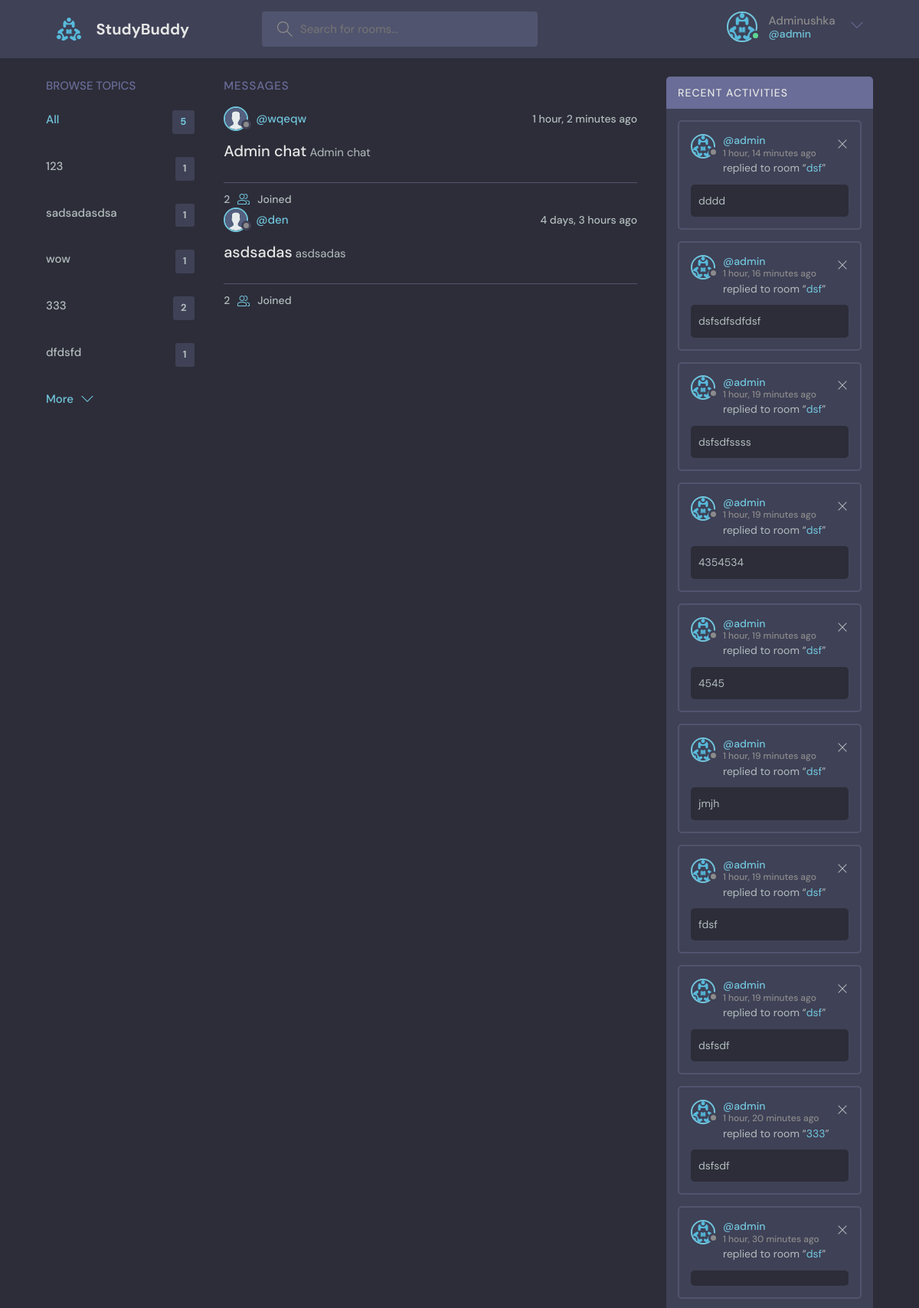
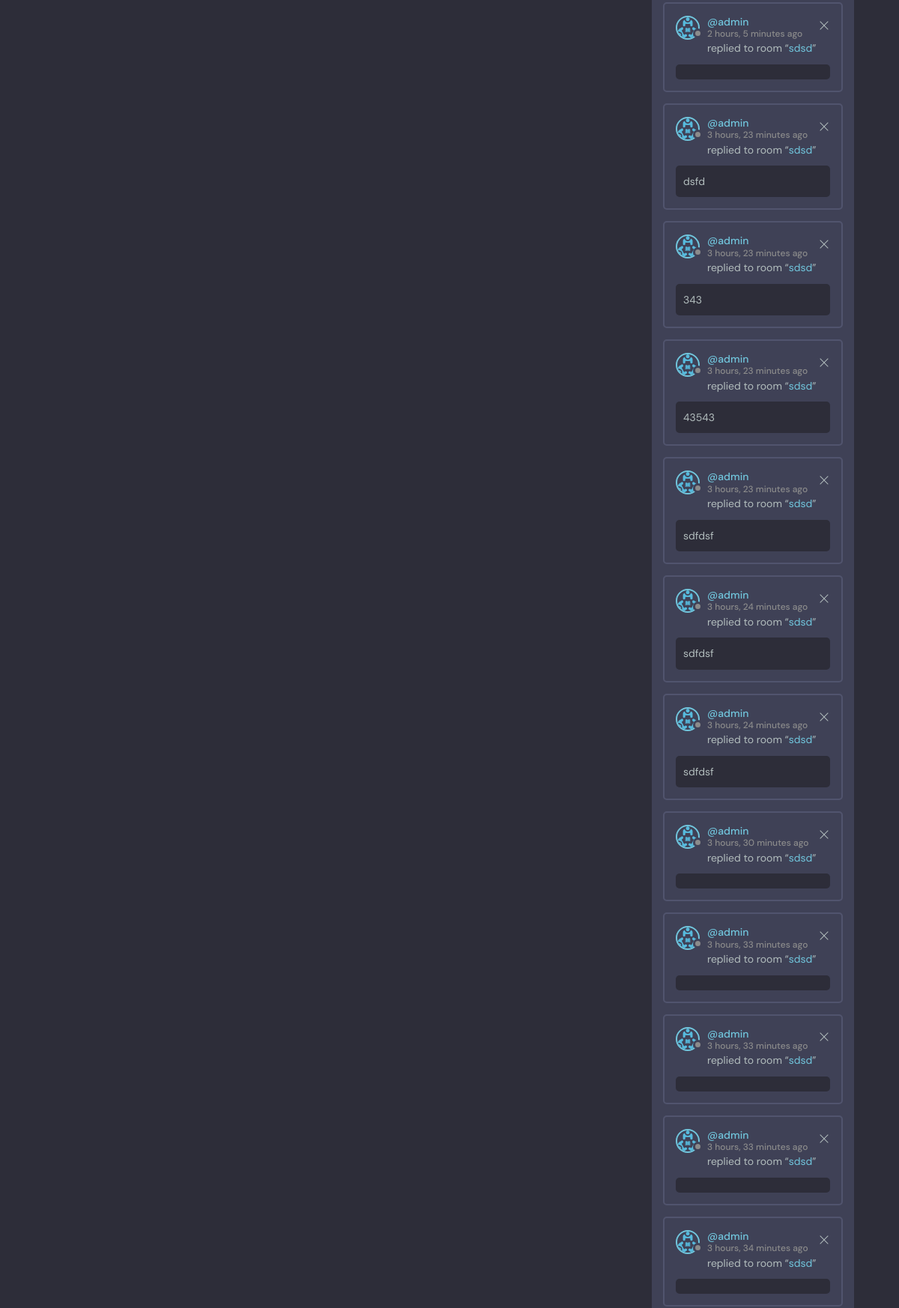
Page /chats/1 (signed in, upper part) on the committed database (2 pictures, top to bottom).
### base/models.py (models this page shows, shortened)
class User(AbstractUser):
    name = models.CharField(max_length=200, null=True)
    email = models.EmailField(unique=True, null=True)
    bio = models.TextField(null=True, default='', blank=True)
    lnkdn = models.CharField(max_length=150, null=True, blank=True)
    avatar = models.ImageField(null=True, default='avatar.svg')
    USERNAME_FIELD = 'email'
    REQUIRED_FIELDS = []

class Topic(models.Model):
    name = models.CharField(max_length=200)

class Chat(models.Model):
    name = models.CharField(max_length=200)
    members = models.ManyToManyField(User, verbose_name=_("Member"), related_name='members')
    updated = models.DateTimeField(auto_now=True)
    created = models.DateTimeField(auto_now_add=True)

class Message(models.Model):
    user = models.ForeignKey(User, on_delete=models.CASCADE) # One to Many relationship, mes - child, room - father
    room = models.ForeignKey(Room, on_delete=models.CASCADE, null=True) # Cascade means that if we delete parent(room) - child will dead
    body = models.TextField() # user should to input smthng here
    updated = models.DateTimeField(auto_now=True)
    created = models.DateTimeField(auto_now_add=True)
    reply = models.TextField(blank=True, null=True)
    chat = models.ForeignKey(Chat, on_delete=models.CASCADE, null=True)
    images = models.ImageField(null=True, upload_to='mess_img/')
    class Meta:
        ordering = ['-updated', '-created']

class Room(models.Model):
    host = models.ForeignKey(User, on_delete=models.SET_NULL, null=True)
    topic = models.ForeignKey(Topic, on_delete=models.SET_NULL, null=True)
    name = models.CharField(max_length=200)
    description = models.TextField(max_length=250, null=True, blank = True) # null for DB, blank for Forms
    participants = models.ManyToManyField(User, related_name='participants', blank=True) # we have User model already, and need to add related name which will be not the same
    updated = models.DateTimeField(auto_now=True) # auto_now update time after every update
    created = models.DateTimeField(auto_now_add=True) # auto_now_add make the time only once after creation
    class Meta:
        ordering = ['-updated', '-created']
    def __str__(self):
        return self.name

### base/views.py (the view)
# urls.py: path('chats/<int:pk>', private_messages, name='private_messages'),
@login_required(login_url='login')
def private_messages(request, pk):
    q = request.GET.get('q') if request.GET.get('q') != None else ''
    user = User.objects.get(id=pk)
    topics = Topic.objects.all()[0:5]
    room_messages = Message.objects.filter(Q(room__topic__name__icontains=q))
    chats = Chat.objects.filter(members=request.user.id).order_by('-updated')
    users = []
    for i in chats:
        for j in i.members.all():
            if j.id != request.user.id:
                usern = User.objects.get(id=j.id) #Mb not final solution
                users.append(usern)
    context = {
        'user': user,
        'chats': chats,
        'topics': topics,
        'room_messages': room_messages,
        'users': users
    }
    return render(request, 'base/private_messages.html', context)

### base/templates/base/private_messages.html (shortened to what this page needs)
{% extends 'base_temp.html' %}
{% block content %}
    <main class="profile-page layout layout--3">
    <div class="container">
    {% include 'base/topics_component.html' %}
    <div class="roomList">
          <div class="roomList__header">
            <div>
              <h2>Messages</h2>
            </div>
          </div>
        {% for chat in chats %}
            <div class="roomListRoom__header">
            {% for us in users %}
                {% if us in chat.members.all %}
              <a href="{% url 'user_profile' us.id %}" class="roomListRoom__author">
                <div class="avatar avatar--small">
                  <img src="{{ us.avatar.url }}" />
                </div>
                <span>@{{ us.username }}</span>
              </a>
                {% endif %}
                {% endfor %}
              <div class="roomListRoom__actions">
                <span> {{ chat.updated|timesince }} ago</span>
              </div>
            </div>
            <div class="roomListRoom__content">
              <a href="{% url 'chat' chat.id %}">{{ chat.name}}</a>
                    {{ chat.name }}
            </div>
            <div class="roomListRoom__meta">
              <a href="{% url 'chat' chat.id %}" class="roomListRoom__joined">
                {{ chat.members.count }}
                   Joined
              </a>
            </div>
                {% endfor %}
          </div>
        {% include 'base/activity_component.html' %}
        </div>
  </main>
{% endblock %}

### templates/navbar.html (shortened to what this page needs)
{% load static %}
<header class="header header--loggedIn">
      <div class="container">
        <a href="{% url 'home' %}" class="header__logo">
          <img src="{% static 'images/logo.svg' %}" />
          <h1>StudyBuddy</h1>
        </a>
        <form class="header__search" method="GET" action="{% url 'home' %}">
          <label>
            <input name='q' placeholder="Search for rooms..." />
          </label>
        </form>
        <nav class="header__menu">
            {% if request.user.is_authenticated %}
          <div class="header__user">
            <a href="{% url 'user_profile' request.user.id %}">
              <div class="avatar avatar--medium active">
                <img src="{{ request.user.avatar.url}}" />
              </div>
              <p>{{ request.user.name }} <span>@{{ request.user.username }}</span></p>
            </a>
            <button class="dropdown-button">
              <svg version="1.1" xmlns="http://www.w3.org/2000/svg" width="32" height="32" viewBox="0 0 32 32">
                <title>chevron-down</title>
                <path d="M16 21l-13-13h-3l16 16 16-16h-3l-13 13z"></path>
              </svg>
            </button>
          </div>
                {% else %}
              <a href="{% url 'login' %}">
                <img src="{% static 'images//avatar.svg' %}" />
                <p>Login</p>
              </a>
            {% endif %}
        </nav>
      </div>
    </header>

### base/templates/base/topics_component.html
<div class="topics">
          <div class="topics__header">
            <h2>Browse Topics</h2>
          </div>
          <ul class="topics__list">
            <li>
              <a href="{% url 'home' %}" class="active">All <span>{{ topics.count }}</span></a>
            </li>
              {% for topic in topics %}
            <li>
              <a href="{% url 'home'%}?q={{ topic.name }}">{{ topic.name }}
                  <span>{{ topic.room_set.all.count }}</span></a>
            </li>
                  {% endfor %}
          </ul>
          <a class="btn btn--link" href="{% url 'topics_page' %}">
            More
            <svg version="1.1" xmlns="http://www.w3.org/2000/svg" width="32" height="32" viewBox="0 0 32 32">
              <title>chevron-down</title>
              <path d="M16 21l-13-13h-3l16 16 16-16h-3l-13 13z"></path>
            </svg>
          </a>
        </div>

### base/templates/base/activity_component.html
<div class="activities">
          <div class="activities__header">
            <h2>Recent Activities</h2>
          </div>
        {% for message in room_messages %}
            {% if message.room is not null %}
          <div class="activities__box">
            <div class="activities__boxHeader roomListRoom__header">
              <a href="{% url 'user_profile' message.user.id %}" class="roomListRoom__author">
                <div class="avatar avatar--small">
                  <img src="{{ message.user.avatar.url }}" />
                </div>
                <p>
                  @{{ message.user.username}}
                  <span>{{ message.created|timesince }} ago</span>
                </p>
              </a>
                {% if request.user == message.user %}
              <div class="roomListRoom__actions">
                <a href="{% url 'delete_message' message.user.id %}">
                  <svg version="1.1" xmlns="http://www.w3.org/2000/svg" width="32" height="32" viewBox="0 0 32 32">
                    <title>remove</title>
                    <path
                      d="M27.314 6.019l-1.333-1.333-9.98 9.981-9.981-9.981-1.333 1.333 9.981 9.981-9.981 9.98 1.333 1.333 9.981-9.98 9.98 9.98 1.333-1.333-9.98-9.98 9.98-9.981z"
                    ></path>
                  </svg>
                </a>
              </div>
                {% endif %}
            </div>
            <div class="activities__boxContent">
              <p>replied to room “<a href="{% url 'room' message.room.id %}">{{ message.room}}</a>”</p>
              <div class="activities__boxRoomContent">
                  {{ message.body}}
              </div>
            </div>
          </div>
            {% endif %}
    {% endfor %}
        </div>

### rows in the picture
User: user.avatar (picture), user.name "Adminushka", user.username "admin"
Topic: name "123", room_set.all.count "1"
Topic: name "sadsadasdsa", room_set.all.count "1"
Topic: name "wow", room_set.all.count "1"
Topic: name "333", room_set.all.count "2"
Topic: name "dfdsfd", room_set.all.count "1"
Chat: updated "1 hour, 2 minutes", name "Admin chat", members.count "2"
User: avatar (placeholder picture), username "wqeqw"
Chat: updated "4 days, 3 hours", name "asdsadas", members.count "2"
User: avatar (placeholder picture), username "den"
Message: user.avatar (picture), user.username "admin", created "1 hour, 14 minutes", room "dsf", body "dddd"
Message: user.avatar (picture), user.username "admin", created "1 hour, 16 minutes", room "dsf", body "dsfsdfsdfdsf"
Message: user.avatar (picture), user.username "admin", created "1 hour, 19 minutes", room "dsf", body "dsfsdfssss"
Message: user.avatar (picture), user.username "admin", created "1 hour, 19 minutes", room "dsf", body "4354534"
Message: user.avatar (picture), user.username "admin", created "1 hour, 19 minutes", room "dsf", body "4545"
Message: user.avatar (picture), user.username "admin", created "1 hour, 19 minutes", room "dsf", body "jmjh"
Message: user.avatar (picture), user.username "admin", created "1 hour, 19 minutes", room "dsf", body "fdsf"
Message: user.avatar (picture), user.username "admin", created "1 hour, 19 minutes", room "dsf", body "dsfsdf"
Message: user.avatar (picture), user.username "admin", created "1 hour, 20 minutes", room "333", body "dsfsdf"
Message: user.avatar (picture), user.username "admin", created "1 hour, 30 minutes", room "dsf"
Message: user.avatar (picture), user.username "admin", created "2 hours, 5 minutes", room "sdsd"
Message: user.avatar (picture), user.username "admin", created "3 hours, 23 minutes", room "sdsd", body "dsfd"
Message: user.avatar (picture), user.username "admin", created "3 hours, 23 minutes", room "sdsd", body "343"
Message: user.avatar (picture), user.username "admin", created "3 hours, 23 minutes", room "sdsd", body "43543"
Message: user.avatar (picture), user.username "admin", created "3 hours, 23 minutes", room "sdsd", body "sdfdsf"
Message: user.avatar (picture), user.username "admin", created "3 hours, 24 minutes", room "sdsd", body "sdfdsf"
Message: user.avatar (picture), user.username "admin", created "3 hours, 24 minutes", room "sdsd", body "sdfdsf"
Message: user.avatar (picture), user.username "admin", created "3 hours, 30 minutes", room "sdsd"
Message: user.avatar (picture), user.username "admin", created "3 hours, 33 minutes", room "sdsd"
Message: user.avatar (picture), user.username "admin", created "3 hours, 33 minutes", room "sdsd"
Message: user.avatar (picture), user.username "admin", created "3 hours, 33 minutes", room "sdsd"
Message: user.avatar (picture), user.username "admin", created "3 hours, 34 minutes", room "sdsd"

### other values in the picture
{{ topics.count }} "5"
